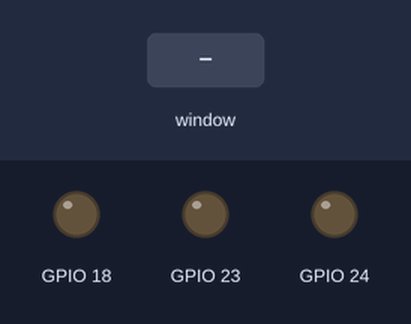
This program was run on a simulated Raspberry Pi (BCM pin numbers). Shown: output pins drawn as LEDs (lit = HIGH). The test bench sets the inputs (shaded band). The desktop window is not drawn, its controls go by their first labels and the mouse button is held 0.15 s.

Above: at 1.2 s.
1.3 s: control labelled "Red" in the window clicked
At 2.2 s:
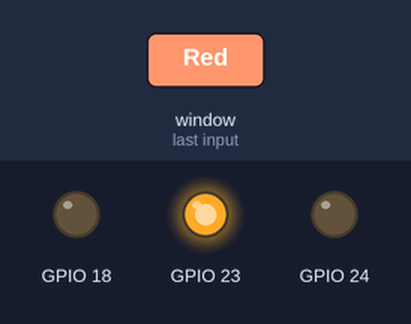
2.8 s: control labelled "Green" in the window clicked
At 3.4 s:
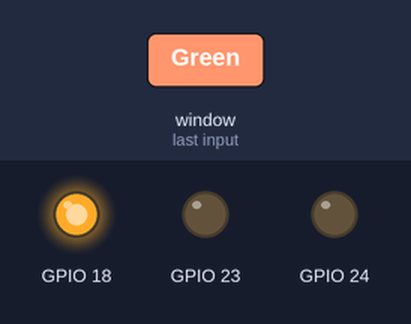
4.3 s: control labelled "Blue" in the window clicked
At 5.5 s:
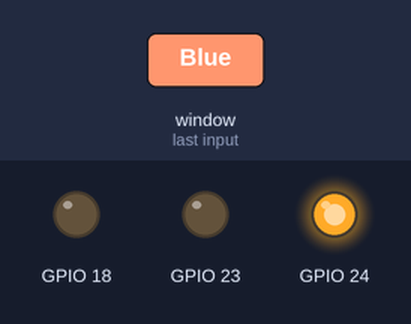
5.8 s: control labelled "Exit" in the window clicked
At 6.8 s:
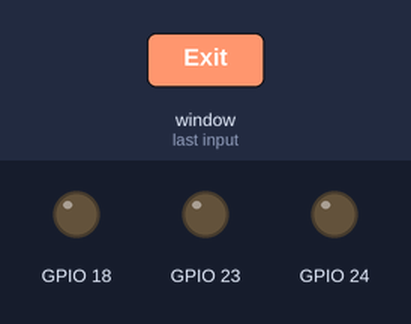
Timing chart, 0 to 8.3 s (numbered marks = the images above; inputs shaded):
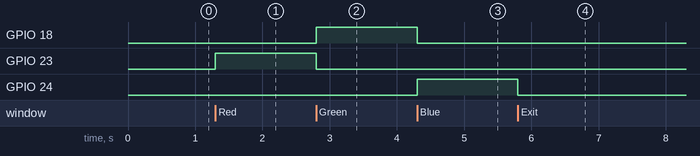

The program:

gui_test.py
```python
from guizero import App, Text, PushButton
import RPi.GPIO as GPIO
import time
GPIO.setmode(GPIO.BCM)
GPIO.setwarnings(False)
GPIO.setup(18,GPIO.OUT)
GPIO.setup(23,GPIO.OUT)
GPIO.setup(24,GPIO.OUT)

def red_button():
    message.value = "Red"
    GPIO.output(23,GPIO.HIGH) ##switch LED button on
    GPIO.output(18,GPIO.LOW)##green LED off
    GPIO.output(24,GPIO.LOW)

def green_button():
    message.value = "Green"
    GPIO.output(18,GPIO.HIGH) ##green on
    GPIO.output(23,GPIO.LOW) ##red LED off
    GPIO.output(24,GPIO.LOW) ##blue off


def blue_button():
    message.value = "Blue"
    GPIO.output(18,GPIO.LOW) ##green off
    GPIO.output(24,GPIO.HIGH)##blue on
    GPIO.output(23,GPIO.LOW) ##red LED off

def exit_button():
    GPIO.output(18,GPIO.LOW)##green off
    GPIO.output(24,GPIO.LOW)##blue off
    GPIO.output(23,GPIO.LOW) #red off
    app.hide()

app = App(title="LED selector")
message = Text(app, text = "Please select 1 colour")
update_red = PushButton(app, command=red_button, text="Red")
update_green = PushButton(app, command=green_button, text="Green")
update_blue = PushButton(app, command=blue_button, text="Blue")
exit_button = PushButton(app, command=exit_button, text="Exit")
app.display()
```

Measured:
- after the input at 1.3 s, GPIO 23: LOW → HIGH at once
- after the input at 2.8 s, GPIO 18: LOW → HIGH at once; GPIO 23: HIGH → LOW at once
- after the input at 4.3 s, GPIO 18: HIGH → LOW at once; GPIO 24: LOW → HIGH at once
- after the input at 5.8 s, GPIO 24: HIGH → LOW at once
